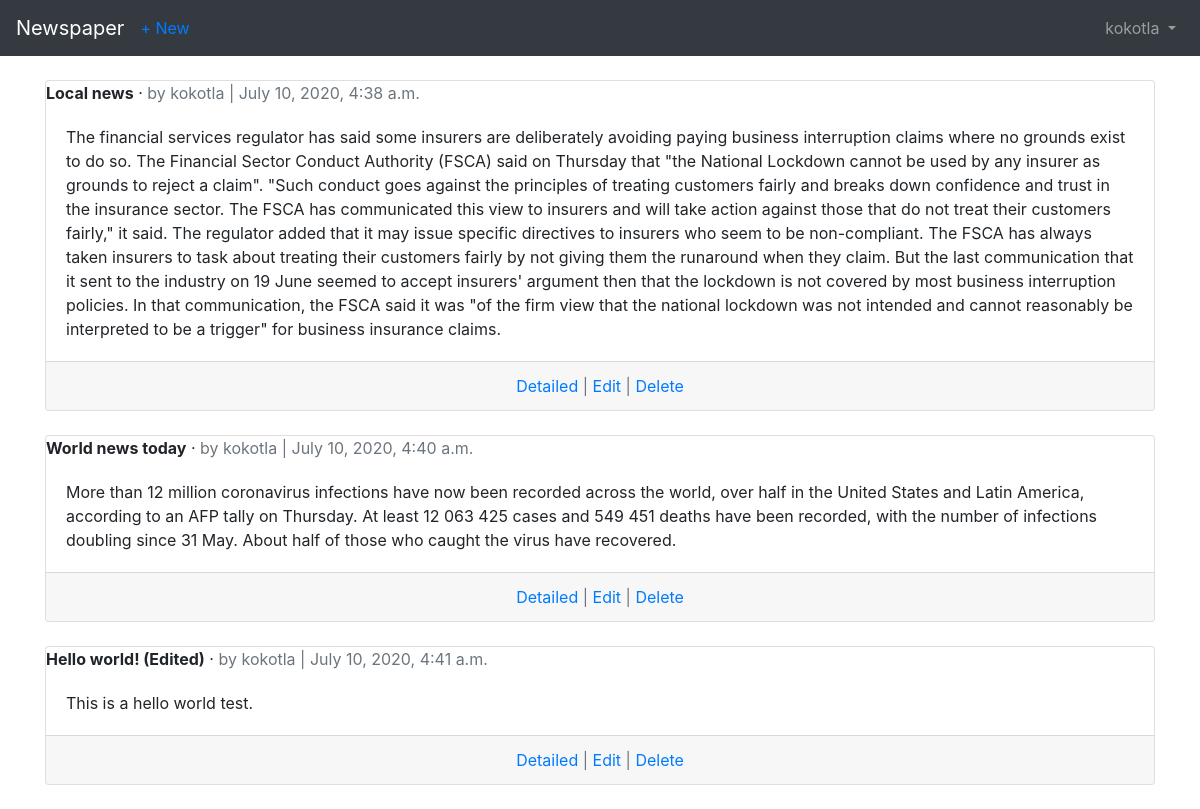
The page /articles/ (signed in) on the database its author committed.
### users/models.py (models this page shows)
class CustomUser(AbstractUser):
    age = models.PositiveIntegerField(null=True, blank=True)

### articles/models.py (models this page shows, shortened)
class Article(models.Model):
    title = models.CharField(max_length=255)
    body = models.TextField()
    date = models.DateTimeField(auto_now_add=True)
    author = models.ForeignKey(get_user_model(),on_delete=models.CASCADE)

### articles/views.py (the view)
# urls.py: path('', ArticleListView.as_view(), name='article_list'),
class ArticleListView(LoginRequiredMixin,ListView):
    model = Article
    template_name = 'article_list.html'
    login_url = 'login'

### templates/article_list.html (shortened to what this page needs)
{% extends "base.html" %}
{% block content %}
  {% for article in object_list %}
    <div class="card">
        <div class="card-head">
          <span class="font-weight-bold" >{{ article.title }}</span> &middot;
          <span class="text-muted" >by {{ article.author }} | {{ article.date }}
           </span>
        </div>
        <div class="card-body">
          {{ article.body }}
        </div>
        <div class="card-footer text-center text-muted">
            <a href="{% url 'article_detail' article.pk %}">Detailed</a> |
            <a href="{% url 'article_edit' article.pk %}">Edit</a> |
            <a href="{% url 'article_delete' article.pk %}">Delete</a>
        </div>
    </div>
    <br />
  {% endfor %}
{% endblock %}

### templates/base.html (shortened to what this page needs)
<!DOCTYPE html>
<html lang="en" dir="ltr">
  <head>
    <link rel="stylesheet" href="https://stackpath.bootstrapcdn.com/bootstrap/4.1.3/css/bootstrap.min.css">
  </head>
  <body>
    <nav class="navbar navbar-expand-md navbar-dark bg-dark mb-4">
      <a class="navbar-brand" href="{% url 'home' %}">Newspaper</a>
      {% if user.is_authenticated %}
        <ul class="navbar-nav mr-auto">
          <li class="nav-item" > <a href="{% url 'article_new' %}">
            + New</a> </li>
        </ul>
      {% endif %}
      <div class="collapse navbar-collapse" id="navbarCollapse">
        {% if user.is_authenticated %}
          <ul class="navbar-nav ml-auto">
            <li class="nav-item">
              <a class="nav-link dropdown-toggle" href="" id="userMenu"
              data-toggle="dropdown" aria-haspopup="true" aria-expanded="false"
              > {{ user.username }} </a>
            </li>
          </ul>
        {% else %}
          <form class="form-inline ml-auto">
            <a href="{% url 'login' %}" class="btn btn-outline-secondary">Log In</a>
            <a href="{% url 'signup' %}" class="btn btn-primary ml-2">Sign Up</a>
            <a href="{% url 'password_reset' %}">Reset Password</a>
          </form>
        {% endif %}
      </div>
    </nav>
      <div class="container">
        {% block content %}
        {% endblock %}
      </div>
  </body>
</html>

### rows shown on the page
CustomUser: username "kokotla"
Article: title "Local news", author "kokotla", date "July 10, 2020, 4:38 a.m.", body "The financial services regulator has said some insurers are deliberately avoiding paying business interruption claims where no grounds exist to do so. The Financial Sector Conduct Authority (FSCA) said on Thursday that \"the National Lockdown cannot be used by any insurer as grounds to reject a claim\". \"Such conduct goes against the principles of treating customers fairly and breaks down confidence and trust in the insurance sector. The FSCA has communicated this view to insurers and will take action against those that do not treat their customers fairly,\" it said. The regulator added that it may issue specific directives to insurers who seem to be non-compliant. The FSCA has always taken…"
Article: title "World news today", author "kokotla", date "July 10, 2020, 4:40 a.m.", body "More than 12 million coronavirus infections have now been recorded across the world, over half in the United States and Latin America, according to an AFP tally on Thursday. At least 12 063 425 cases and 549 451 deaths have been recorded, with the number of infections doubling since 31 May. About half of those who caught the virus have recovered."
Article: title "Hello world! (Edited)", author "kokotla", date "July 10, 2020, 4:41 a.m.", body "This is a hello world test."
